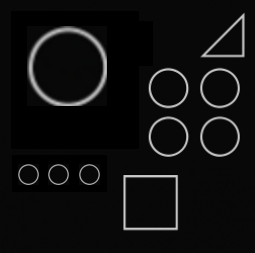
#> input picture Visão Computacional com Aprendizado Profundo/imgs/FORMAS LAB 3.png, 255 x 253 px, given in place of image.jpg, which was not available; the run also reads 1 picture not shown here
$ jupyter execute --allow-errors 'Laboratório_03.ipynb'   (shell and % lines are left out)   (text cells are left out)
#> lines starting #> are read from the running program, lines starting #| are printed output that depends on the picture; pictures that were not available may be replaced by others from this repository, and a replacement may not be noted
[cell 1]
# Codigo feito para se usar APENAS no vscode
import cv2
from matplotlib import pyplot as plt
def cv2_imshow(img):
    img_rgb = cv2.cvtColor(img, cv2.COLOR_BGR2RGB)
    plt.imshow(img_rgb)
    plt.axis('off')
    plt.show()

[cell 2]
import cv2

# Lê imagem JPG
img = cv2.imread('image.jpg')
#> img is the input picture: shape (253, 255, 3); mean B, G, R 14.8, 14.8, 14.7

# O google colab possui algumas questões com a função imshow da biblioteca OpenCV,
# e por isso, disponibiliza um "patch" para que ela possa ser utilizada.

# from google.colab.patches import cv2_imshow

cv2_imshow(img)

[cell 3]
img4 = img.copy()
img4[:,:,2] = 0
img4[:,:,0] = 0 # Deixamos apenas a cor verde
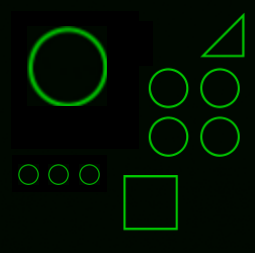
#> img4: shape (253, 255, 3); mean B, G, R 0, 14.8, 0
cv2_imshow(img4)

[cell 4]
img_gray = cv2.cvtColor(img,cv2.COLOR_BGR2GRAY)
cv2_imshow(img_gray)

[cell 5]
# O código abaixo insere ruído em uma imagem em tons de cinza.


from cv2_noise import sp_noise

#> (the rest of this cell did not finish here and is left out)

[cell 6]
TAMANHO_JANELA = 3 # Criaremos uma matriz 3x3

import numpy as np

kernel = np.ones((TAMANHO_JANELA,TAMANHO_JANELA))/(TAMANHO_JANELA*TAMANHO_JANELA)

print(kernel)

#> (a cell that did not finish here is left out)

[cell 8]
kernel5 = np.ones((5,5))/(5*5)
#> (the rest of this cell did not finish here and is left out)

[cell 9]
kernel7 = np.ones((7,7))/(7*7)
#> (the rest of this cell did not finish here and is left out)

[cell 10]
PROBABILIDADE = 0.02


#> (the rest of this cell did not finish here and is left out)

[cell 11]
var = 1

# Uma coisa que devemos considerar aqui é que a gaussiana deve estar centralizada no nosso kernel,
# Então a equação irá mudar um pouquinho. No caso da imagem, o centro é em (0,0)
# Agora, o expoente deve considerar (x-cx)**2 + (y-cy)**2

TAM_KERNEL = 3
cx = 1
cy = 1

# Em um kernel 3x3, a posição (1,1) representa o centro!

kernel_gaussiano = np.zeros((TAM_KERNEL,TAM_KERNEL))

for i in range(TAM_KERNEL):
  for j in range(TAM_KERNEL):
    expoente = -( (i-cx)**2 + (j-cy)**2 )/(2*var)
    kernel_gaussiano[i,j] = (1/(2*np.pi*var))*np.exp(expoente)

print(kernel_gaussiano)

# Reparem que o valor máximo é centralizado e os vizinhos possuem valores menores.


# Para visualização apenas:

cv2_imshow(np.kron(kernel_gaussiano,255*np.ones((50,50))/np.max(kernel_gaussiano)).astype(np.uint8))
#> in cv2_imshow (call 4), `img_rgb = cv2.cvtColor(img, cv2.COLOR_BGR2RGB)`:
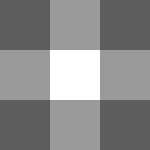
#> img_rgb: shape (150, 150, 3); min 93, max 255, mean 138.1

#> (a cell that did not finish here is left out)

#> (a cell that did not finish here is left out)

[cell 14]
kernel_gaussiano_norm = kernel_gaussiano/np.sum(kernel_gaussiano)
#> (the rest of this cell did not finish here and is left out)

[cell 15]
var = 5

TAM_KERNEL = 10
cx = TAM_KERNEL // 2
cy = TAM_KERNEL //2

kernel_gaussiano2 = np.zeros((TAM_KERNEL,TAM_KERNEL))

for i in range(TAM_KERNEL):
  for j in range(TAM_KERNEL):
    expoente = -( (i-cx)**2 + (j-cy)**2 )/(2*var)
    kernel_gaussiano2[i,j] = (1/(2*np.pi*var))*np.exp(expoente)

kernel_gaussiano2_norm = kernel_gaussiano2/np.sum(kernel_gaussiano2)
#> (the rest of this cell did not finish here and is left out)

[cell 16]
kernel_horz = np.asarray([-1,1])

img_horz = cv2.filter2D(img_gray,-1,kernel_horz)

cv2_imshow(img_horz)

[cell 17]
kernel_vert = np.asarray([[-1],[1]])

img_vert = cv2.filter2D(img_gray,-1,kernel_vert)

cv2_imshow(img_vert)

[cell 18]
template = cv2.imread("template.png")
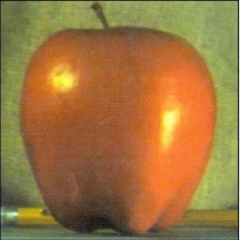
#> input picture Visão Computacional com Aprendizado Profundo/imgs/apple.png, 240 x 240 px, given in place of template.png, which was not available
#> template is the input picture: shape (240, 240, 3); mean B, G, R 63.6, 117.3, 157.2

template = cv2.cvtColor(template,cv2.COLOR_BGR2GRAY)
#> template: shape (240, 240)

cv2_imshow(cv2.resize(template,(128,128)))
#> in cv2_imshow (call 7), `img_rgb = cv2.cvtColor(img, cv2.COLOR_BGR2RGB)`:
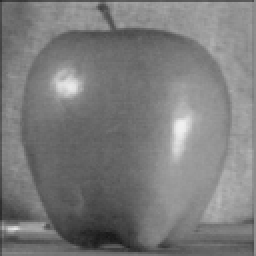
#> img_rgb: shape (128, 128, 3) (shown 2 times larger); min 24, max 239, mean 123.1

[cell 19]
imagem_busca = cv2.imread("FORMAS LAB 3.png")

imagem_busca = cv2.cvtColor(imagem_busca,cv2.COLOR_BGR2GRAY)

cv2_imshow(imagem_busca)

[cell 20]
# Nessa operação, queremos realçar os objetos com formato circular dos demais.
# Para isso, vamos converter a imagem e o kernel de inteiro de 8 bits para float32.
# Após, vamos realizar a filtragem.

# Também vamos mexer no template para que a soma dos seus elementos dê zero.
template_float = template.astype(np.float32)
template_float -= template_float.mean()
kernel = template_float

# Fazemos a filtragem:
def build_gaussian_pyramid(img, levels=3):
    pyramid = [img.copy()]
    for _ in range(levels):
        img = cv2.pyrDown(img)
        pyramid.append(img)
    return pyramid

[cell 21]
imagem_busca_metade = cv2.pyrDown(imagem_busca)
cv2_imshow(imagem_busca)
print(imagem_busca.shape)
#| (253, 255)

cv2_imshow(imagem_busca_metade)
print(imagem_busca_metade.shape)
#| (127, 128)

[cell 22]
response = cv2.filter2D(imagem_busca_metade.astype(np.float32), -1, kernel)
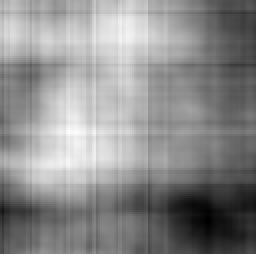
#> response: shape (127, 128) float32 (shown 2 times larger); min -3478777.5, max 5822432, mean 1624858.8; drawn with min black and max white

response_norm = cv2.normalize(response, None, 0, 255, cv2.NORM_MINMAX).astype(np.uint8)

threshold = 255*0.8

detections = np.where(response_norm >= threshold)
#> detections = 2199 positions, rows 0 to 90, columns 0 to 77

output2 = cv2.cvtColor(imagem_busca, cv2.COLOR_GRAY2BGR)

h,w = kernel.shape
#> h = 240; w = 240
for i in range(len(detections[0])):
    y = detections[0][i]
    x = detections[1][i]
    # Cuidado aqui!!! A nossa imagem "de trabalho" tem metade do tamanho, então as
    # coordenadas estão divididas por dois!
    top_left_corner = (2*int(x-h/2),2*int(y-w/2))
    bottom_right_corner = (2*int(x+h/2),2*int(y+w/2))
    cv2.rectangle(output2, top_left_corner, bottom_right_corner, (0, 0, 255), 2)
#> this loop made 2199 passes
#> (y, x, top_left_corner, bottom_right_corner) on passes 1 to 3: (0, 63, (-114, -240), (366, 240)), (0, 64, (-112, -240), (368, 240)), (0, 65, (-110, -240), (370, 240))
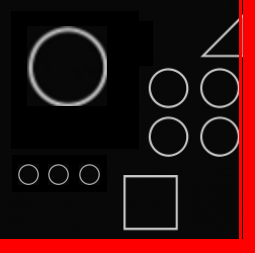
#> output2: shape (253, 255, 3); mean B, G, R 13.6, 13.6, 41.9

cv2_imshow(output2)

[cell 23]
imagem_busca_umquarto = cv2.pyrDown(imagem_busca_metade)
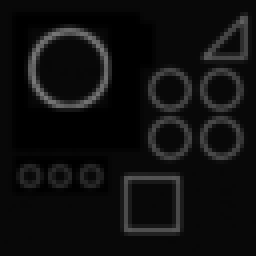
#> imagem_busca_umquarto: shape (64, 64) (shown 4 times larger); min 0, max 119, mean 14.7
cv2_imshow(imagem_busca_metade)
print(imagem_busca_metade.shape)
#| (127, 128)

cv2_imshow(imagem_busca_umquarto)
print(imagem_busca_umquarto.shape)
#| (64, 64)

[cell 24]
response = cv2.filter2D(imagem_busca_umquarto.astype(np.float32), -1, kernel)
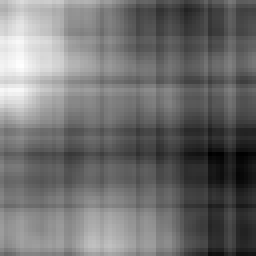
#> response: shape (64, 64) float32 (shown 4 times larger); min -2412292.8, max 2648387, mean -191355.9; drawn with min black and max white

response_norm = cv2.normalize(response, None, 0, 255, cv2.NORM_MINMAX).astype(np.uint8)
#> response_norm: shape (64, 64)

threshold = 255*0.8

detections = np.where(response_norm >= threshold)
#> detections = 258 positions, rows 0 to 26, columns 0 to 15

output2 = cv2.cvtColor(imagem_busca, cv2.COLOR_GRAY2BGR)


for i in range(len(detections[0])):
    y = detections[0][i]
    x = detections[1][i]
    # Cuidado aqui!!! A nossa imagem "de trabalho" tem um quarto do tamanho, então as
    # coordenadas estão divididas por quatro!
    top_left_corner = (4*int(x-h/2),4*int(y-w/2))
    bottom_right_corner = (4*int(x+h/2),4*int(y+w/2))
    cv2.rectangle(output2, top_left_corner, bottom_right_corner, (0, 0, 255), 2)
#> this loop made 258 passes
#> (y, x, top_left_corner, bottom_right_corner) on passes 1 to 3: (0, 3, (-468, -480), (492, 480)), (0, 4, (-464, -480), (496, 480)), (0, 5, (-460, -480), (500, 480))

cv2_imshow(output2)

[cell 25]
niveis = 3
img = imagem_busca.copy()
output = cv2.cvtColor(imagem_busca, cv2.COLOR_GRAY2BGR)

for i in range(0,niveis):
  response = cv2.filter2D(img.astype(np.float32), -1, kernel)
  response_norm = cv2.normalize(response, None, 0, 255, cv2.NORM_MINMAX).astype(np.uint8)
  threshold = 255*0.8
  detections = np.where(response_norm >= threshold)

  for j in range(len(detections[0])):
      y = detections[0][j]
      x = detections[1][j]
      # Cuidado aqui!!! A nossa imagem "de trabalho" tem tamanhos diferentes, de
      # acordo com o nível de pirâmide. Como os tamanhos são sempre potências de
      # 1/2, vamos considerar que o fator multiplicador deve ser uma potência de
      # 2. Sendo 2^0 para o nível 0, 2^1 para o nível 1, 2^2 para o nível 2, etc...
      top_left_corner = ((2**i)*int(x-h/2),(2**i)*int(y-w/2))
      bottom_right_corner = ((2**i)*int(x+h/2),(2**i)*int(y+w/2))
      cv2.rectangle(output, top_left_corner, bottom_right_corner, (0, 0, 255), 2)

  img = cv2.pyrDown(img)
#> this loop made 3 passes
#> detections on passes 1 to 3: 5015 positions, rows 5 to 220, columns 0 to 254, 2199 positions, rows 0 to 90, columns 0 to 77, 258 positions, rows 0 to 26, columns 0 to 15
#> pass 1, `response = cv2.filter2D(img.astype(np.float32), -1, kernel)`:
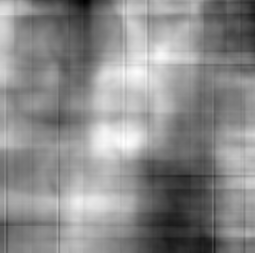
#> response: shape (253, 255) float32; min -6460202, max 8512617, mean 1717373.5; drawn with min black and max white
#> after the loop:
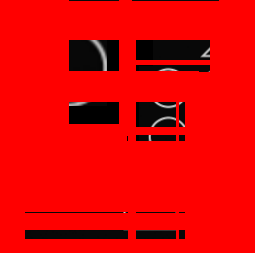
#> output: shape (253, 255, 3); mean B, G, R 1.9, 1.9, 226.7

cv2_imshow(output)
